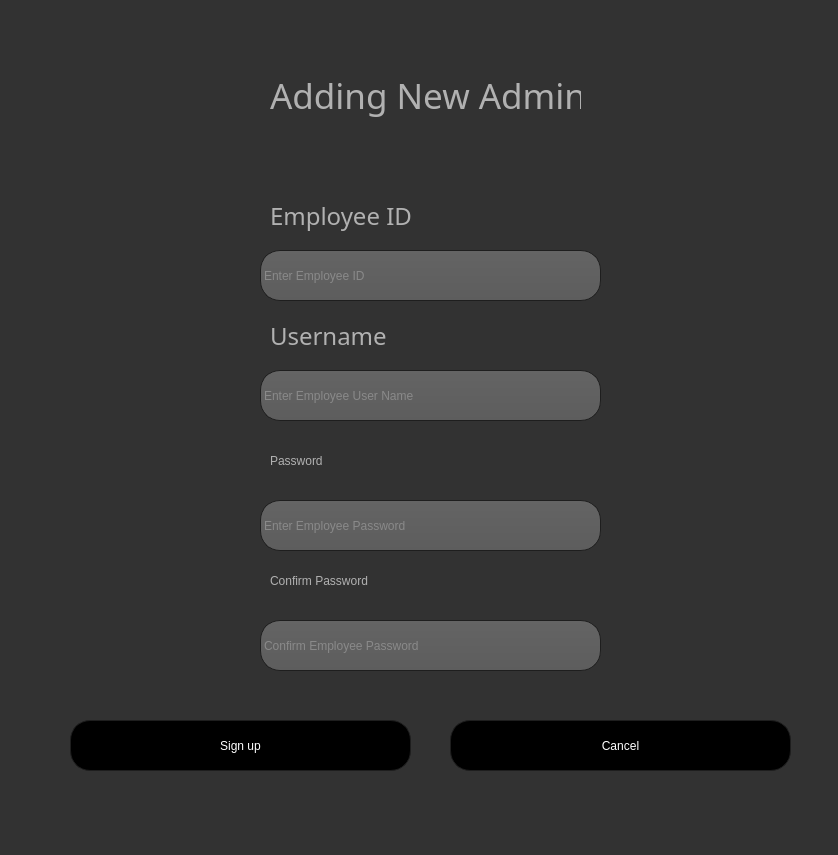
<?xml version="1.0" encoding="UTF-8"?>
<ui version="4.0">
 <class>Dialog</class>
 <widget class="QDialog" name="Dialog">
  <property name="geometry">
   <rect>
    <x>0</x>
    <y>0</y>
    <width>838</width>
    <height>855</height>
   </rect>
  </property>
  <property name="windowTitle">
   <string>Dialog</string>
  </property>
  <property name="styleSheet">
   <string notr="true"/>
  </property>
  <widget class="QWidget" name="bgwidget" native="true">
   <property name="geometry">
    <rect>
     <x>0</x>
     <y>0</y>
     <width>838</width>
     <height>855</height>
    </rect>
   </property>
   <property name="styleSheet">
    <string notr="true">QToolTip
{
     border: 1px solid black;
     background-color: #ffa02f;
     padding: 1px;
     border-radius: 3px;
     opacity: 100;
}

QWidget
{
    color: #b1b1b1;
    background-color: #323232;
	
	font: 75 16pt &quot;Barlow&quot;;
}

QTreeView, QListView
{
    background-color: silver;
    margin-left: 5px;
}

QWidget:item:hover
{
    background-color: QLinearGradient( x1: 0, y1: 0, x2: 0, y2: 1, stop: 0 #ffa02f, stop: 1 #ca0619);
    color: #000000;
}

QWidget:item:selected
{
    background-color: QLinearGradient( x1: 0, y1: 0, x2: 0, y2: 1, stop: 0 #ffa02f, stop: 1 #d7801a);
}

QMenuBar::item
{
    background: transparent;
}

QMenuBar::item:selected
{
    background: transparent;
    border: 1px solid #ffaa00;
}

QMenuBar::item:pressed
{
    background: #444;
    border: 1px solid #000;
    background-color: QLinearGradient(
        x1:0, y1:0,
        x2:0, y2:1,
        stop:1 #212121,
        stop:0.4 #343434/*,
        stop:0.2 #343434,
        stop:0.1 #ffaa00*/
    );
    margin-bottom:-1px;
    padding-bottom:1px;
}

QMenu
{
    border: 1px solid #000;
}

QMenu::item
{
    padding: 2px 20px 2px 20px;
}

QMenu::item:selected
{
    color: #000000;
}

QWidget:disabled
{
    color: #808080;
    background-color: #323232;
}

QAbstractItemView
{
    background-color: QLinearGradient( x1: 0, y1: 0, x2: 0, y2: 1, stop: 0 #4d4d4d, stop: 0.1 #646464, stop: 1 #5d5d5d);
}

QWidget:focus
{
    /*border: 1px solid darkgray;*/
}

QLineEdit
{
    background-color: QLinearGradient( x1: 0, y1: 0, x2: 0, y2: 1, stop: 0 #4d4d4d, stop: 0 #646464, stop: 1 #5d5d5d);
    padding: 1px;
    border-style: solid;
    border: 1px solid #1e1e1e;
    border-radius: 5;
}

QPushButton
{
    color: #b1b1b1;
    background-color: QLinearGradient( x1: 0, y1: 0, x2: 0, y2: 1, stop: 0 #565656, stop: 0.1 #525252, stop: 0.5 #4e4e4e, stop: 0.9 #4a4a4a, stop: 1 #464646);
    border-width: 1px;
    border-color: #1e1e1e;
    border-style: solid;
    border-radius: 6;
    padding: 3px;
    font-size: 12px;
    padding-left: 5px;
    padding-right: 5px;
    min-width: 40px;
}

QPushButton:pressed
{
    background-color: QLinearGradient( x1: 0, y1: 0, x2: 0, y2: 1, stop: 0 #2d2d2d, stop: 0.1 #2b2b2b, stop: 0.5 #292929, stop: 0.9 #282828, stop: 1 #252525);
}

QComboBox
{
    selection-background-color: #ffaa00;
    background-color: QLinearGradient( x1: 0, y1: 0, x2: 0, y2: 1, stop: 0 #565656, stop: 0.1 #525252, stop: 0.5 #4e4e4e, stop: 0.9 #4a4a4a, stop: 1 #464646);
    border-style: solid;
    border: 1px solid #1e1e1e;
    border-radius: 5;
}

QComboBox:hover,QPushButton:hover
{
    border: 2px solid QLinearGradient( x1: 0, y1: 0, x2: 0, y2: 1, stop: 0 #ffa02f, stop: 1 #d7801a);
}


QComboBox:on
{
    padding-top: 3px;
    padding-left: 4px;
    background-color: QLinearGradient( x1: 0, y1: 0, x2: 0, y2: 1, stop: 0 #2d2d2d, stop: 0.1 #2b2b2b, stop: 0.5 #292929, stop: 0.9 #282828, stop: 1 #252525);
    selection-background-color: #ffaa00;
}

QComboBox QAbstractItemView
{
    border: 2px solid darkgray;
    selection-background-color: QLinearGradient( x1: 0, y1: 0, x2: 0, y2: 1, stop: 0 #ffa02f, stop: 1 #d7801a);
}

QComboBox::drop-down
{
     subcontrol-origin: padding;
     subcontrol-position: top right;
     width: 15px;

     border-left-width: 0px;
     border-left-color: darkgray;
     border-left-style: solid; /* just a single line */
     border-top-right-radius: 3px; /* same radius as the QComboBox */
     border-bottom-right-radius: 3px;
 }

QComboBox::down-arrow
{
     image: url(:/dark_orange/img/down_arrow.png);
}

QGroupBox
{
    border: 1px solid darkgray;
    margin-top: 10px;
}

QGroupBox:focus
{
    border: 1px solid darkgray;
}

QTextEdit:focus
{
    border: 1px solid darkgray;
}

QScrollBar:horizontal {
     border: 1px solid #222222;
     background: QLinearGradient( x1: 0, y1: 0, x2: 0, y2: 1, stop: 0.0 #121212, stop: 0.2 #282828, stop: 1 #484848);
     height: 7px;
     margin: 0px 16px 0 16px;
}

QScrollBar::handle:horizontal
{
      background: QLinearGradient( x1: 0, y1: 0, x2: 1, y2: 0, stop: 0 #ffa02f, stop: 0.5 #d7801a, stop: 1 #ffa02f);
      min-height: 20px;
      border-radius: 2px;
}

QScrollBar::add-line:horizontal {
      border: 1px solid #1b1b19;
      border-radius: 2px;
      background: QLinearGradient( x1: 0, y1: 0, x2: 1, y2: 0, stop: 0 #ffa02f, stop: 1 #d7801a);
      width: 14px;
      subcontrol-position: right;
      subcontrol-origin: margin;
}

QScrollBar::sub-line:horizontal {
      border: 1px solid #1b1b19;
      border-radius: 2px;
      background: QLinearGradient( x1: 0, y1: 0, x2: 1, y2: 0, stop: 0 #ffa02f, stop: 1 #d7801a);
      width: 14px;
     subcontrol-position: left;
     subcontrol-origin: margin;
}

QScrollBar::right-arrow:horizontal, QScrollBar::left-arrow:horizontal
{
      border: 1px solid black;
      width: 1px;
      height: 1px;
      background: white;
}

QScrollBar::add-page:horizontal, QScrollBar::sub-page:horizontal
{
      background: none;
}

QScrollBar:vertical
{
      background: QLinearGradient( x1: 0, y1: 0, x2: 1, y2: 0, stop: 0.0 #121212, stop: 0.2 #282828, stop: 1 #484848);
      width: 7px;
      margin: 16px 0 16px 0;
      border: 1px solid #222222;
}

QScrollBar::handle:vertical
{
      background: QLinearGradient( x1: 0, y1: 0, x2: 0, y2: 1, stop: 0 #ffa02f, stop: 0.5 #d7801a, stop: 1 #ffa02f);
      min-height: 20px;
      border-radius: 2px;
}

QScrollBar::add-line:vertical
{
      border: 1px solid #1b1b19;
      border-radius: 2px;
      background: QLinearGradient( x1: 0, y1: 0, x2: 0, y2: 1, stop: 0 #ffa02f, stop: 1 #d7801a);
      height: 14px;
      subcontrol-position: bottom;
      subcontrol-origin: margin;
}

QScrollBar::sub-line:vertical
{
      border: 1px solid #1b1b19;
      border-radius: 2px;
      background: QLinearGradient( x1: 0, y1: 0, x2: 0, y2: 1, stop: 0 #d7801a, stop: 1 #ffa02f);
      height: 14px;
      subcontrol-position: top;
      subcontrol-origin: margin;
}

QScrollBar::up-arrow:vertical, QScrollBar::down-arrow:vertical
{
      border: 1px solid black;
      width: 1px;
      height: 1px;
      background: white;
}


QScrollBar::add-page:vertical, QScrollBar::sub-page:vertical
{
      background: none;
}

QTextEdit
{
    background-color: #242424;
}

QPlainTextEdit
{
    background-color: #242424;
}

QHeaderView::section
{
    background-color: QLinearGradient(x1:0, y1:0, x2:0, y2:1, stop:0 #616161, stop: 0.5 #505050, stop: 0.6 #434343, stop:1 #656565);
    color: white;
    padding-left: 4px;
    border: 1px solid #6c6c6c;
}

QCheckBox:disabled
{
color: #414141;
}

QDockWidget::title
{
    text-align: center;
    spacing: 3px; /* spacing between items in the tool bar */
    background-color: QLinearGradient(x1:0, y1:0, x2:0, y2:1, stop:0 #323232, stop: 0.5 #242424, stop:1 #323232);
}

QDockWidget::close-button, QDockWidget::float-button
{
    text-align: center;
    spacing: 1px; /* spacing between items in the tool bar */
    background-color: QLinearGradient(x1:0, y1:0, x2:0, y2:1, stop:0 #323232, stop: 0.5 #242424, stop:1 #323232);
}

QDockWidget::close-button:hover, QDockWidget::float-button:hover
{
    background: #242424;
}

QDockWidget::close-button:pressed, QDockWidget::float-button:pressed
{
    padding: 1px -1px -1px 1px;
}

QMainWindow::separator
{
    background-color: QLinearGradient(x1:0, y1:0, x2:0, y2:1, stop:0 #161616, stop: 0.5 #151515, stop: 0.6 #212121, stop:1 #343434);
    color: white;
    padding-left: 4px;
    border: 1px solid #4c4c4c;
    spacing: 3px; /* spacing between items in the tool bar */
}

QMainWindow::separator:hover
{

    background-color: QLinearGradient(x1:0, y1:0, x2:0, y2:1, stop:0 #d7801a, stop:0.5 #b56c17 stop:1 #ffa02f);
    color: white;
    padding-left: 4px;
    border: 1px solid #6c6c6c;
    spacing: 3px; /* spacing between items in the tool bar */
}

QToolBar::handle
{
     spacing: 3px; /* spacing between items in the tool bar */
     background: url(:/dark_orange/img/handle.png);
}

QMenu::separator
{
    height: 2px;
    background-color: QLinearGradient(x1:0, y1:0, x2:0, y2:1, stop:0 #161616, stop: 0.5 #151515, stop: 0.6 #212121, stop:1 #343434);
    color: white;
    padding-left: 4px;
    margin-left: 10px;
    margin-right: 5px;
}

QProgressBar
{
    border: 2px solid grey;
    border-radius: 5px;
    text-align: center;
}

QProgressBar::chunk
{
    background-color: #d7801a;
    width: 2.15px;
    margin: 0.5px;
}

QTabBar::tab {
    color: #b1b1b1;
    border: 1px solid #444;
    border-bottom-style: none;
    background-color: #323232;
    padding-left: 10px;
    padding-right: 10px;
    padding-top: 3px;
    padding-bottom: 2px;
    margin-right: -1px;
}

QTabWidget::pane {
    border: 1px solid #444;
    top: 1px;
}

QTabBar::tab:last
{
    margin-right: 0; /* the last selected tab has nothing to overlap with on the right */
    border-top-right-radius: 3px;
}

QTabBar::tab:first:!selected
{
 margin-left: 0px; /* the last selected tab has nothing to overlap with on the right */


    border-top-left-radius: 3px;
}

QTabBar::tab:!selected
{
    color: #b1b1b1;
    border-bottom-style: solid;
    margin-top: 3px;
    background-color: QLinearGradient(x1:0, y1:0, x2:0, y2:1, stop:1 #212121, stop:.4 #343434);
}

QTabBar::tab:selected
{
    border-top-left-radius: 3px;
    border-top-right-radius: 3px;
    margin-bottom: 0px;
}

QTabBar::tab:!selected:hover
{
    /*border-top: 2px solid #ffaa00;
    padding-bottom: 3px;*/
    border-top-left-radius: 3px;
    border-top-right-radius: 3px;
    background-color: QLinearGradient(x1:0, y1:0, x2:0, y2:1, stop:1 #212121, stop:0.4 #343434, stop:0.2 #343434, stop:0.1 #ffaa00);
}

QRadioButton::indicator:checked, QRadioButton::indicator:unchecked{
    color: #b1b1b1;
    background-color: #323232;
    border: 1px solid #b1b1b1;
    border-radius: 6px;
}

QRadioButton::indicator:checked
{
    background-color: qradialgradient(
        cx: 0.5, cy: 0.5,
        fx: 0.5, fy: 0.5,
        radius: 1.0,
        stop: 0.25 #ffaa00,
        stop: 0.3 #323232
    );
}

QCheckBox::indicator{
    color: #b1b1b1;
    background-color: #323232;
    border: 1px solid #b1b1b1;
    width: 9px;
    height: 9px;
}

QRadioButton::indicator
{
    border-radius: 6px;
}

QRadioButton::indicator:hover, QCheckBox::indicator:hover
{
    border: 1px solid #ffaa00;
}

QCheckBox::indicator:checked
{
    image:url(:/dark_orange/img/checkbox.png);
}

QCheckBox::indicator:disabled, QRadioButton::indicator:disabled
{
    border: 1px solid #444;
}


QSlider::groove:horizontal {
    border: 1px solid #3A3939;
    height: 8px;
    background: #201F1F;
    margin: 2px 0;
    border-radius: 2px;
}

QSlider::handle:horizontal {
    background: QLinearGradient( x1: 0, y1: 0, x2: 0, y2: 1,
      stop: 0.0 silver, stop: 0.2 #a8a8a8, stop: 1 #727272);
    border: 1px solid #3A3939;
    width: 14px;
    height: 14px;
    margin: -4px 0;
    border-radius: 2px;
}

QSlider::groove:vertical {
    border: 1px solid #3A3939;
    width: 8px;
    background: #201F1F;
    margin: 0 0px;
    border-radius: 2px;
}

QSlider::handle:vertical {
    background: QLinearGradient( x1: 0, y1: 0, x2: 0, y2: 1, stop: 0.0 silver,
      stop: 0.2 #a8a8a8, stop: 1 #727272);
    border: 1px solid #3A3939;
    width: 14px;
    height: 14px;
    margin: 0 -4px;
    border-radius: 2px;
}

QAbstractSpinBox {
    padding-top: 2px;
    padding-bottom: 2px;
    border: 1px solid darkgray;

    border-radius: 2px;
    min-width: 50px;
}

</string>
   </property>
   <widget class="QLabel" name="label">
    <property name="geometry">
     <rect>
      <x>270</x>
      <y>60</y>
      <width>311</width>
      <height>71</height>
     </rect>
    </property>
    <property name="font">
     <font>
      <family>Barlow</family>
      <pointsize>26</pointsize>
      <weight>9</weight>
      <italic>false</italic>
      <bold>false</bold>
     </font>
    </property>
    <property name="styleSheet">
     <string notr="true">font-size:26pt;</string>
    </property>
    <property name="text">
     <string>Adding New Admin</string>
    </property>
   </widget>
   <widget class="QPushButton" name="signup">
    <property name="geometry">
     <rect>
      <x>70</x>
      <y>720</y>
      <width>341</width>
      <height>51</height>
     </rect>
    </property>
    <property name="styleSheet">
     <string notr="true">border-radius:20px;
color: rgb(255, 255, 255);
background-color: rgb(0, 0, 0);
font: 20pt &quot;barlow&quot;;</string>
    </property>
    <property name="text">
     <string>Sign up</string>
    </property>
   </widget>
   <widget class="QLineEdit" name="user_line">
    <property name="geometry">
     <rect>
      <x>260</x>
      <y>370</y>
      <width>341</width>
      <height>51</height>
     </rect>
    </property>
    <property name="styleSheet">
     <string notr="true">
font: 16pt &quot;barlow&quot;;
border-radius:20px;</string>
    </property>
    <property name="placeholderText">
     <string>Enter Employee User Name</string>
    </property>
    <property name="clearButtonEnabled">
     <bool>true</bool>
    </property>
   </widget>
   <widget class="QLineEdit" name="pass_line">
    <property name="geometry">
     <rect>
      <x>260</x>
      <y>500</y>
      <width>341</width>
      <height>51</height>
     </rect>
    </property>
    <property name="styleSheet">
     <string notr="true">
font: 16pt &quot;barlow&quot;;
border-radius:20px;</string>
    </property>
    <property name="placeholderText">
     <string>Enter Employee Password</string>
    </property>
    <property name="clearButtonEnabled">
     <bool>true</bool>
    </property>
   </widget>
   <widget class="QLabel" name="label_3">
    <property name="geometry">
     <rect>
      <x>270</x>
      <y>320</y>
      <width>171</width>
      <height>31</height>
     </rect>
    </property>
    <property name="font">
     <font>
      <family>barlow</family>
      <pointsize>18</pointsize>
      <weight>50</weight>
      <italic>false</italic>
      <bold>false</bold>
     </font>
    </property>
    <property name="styleSheet">
     <string notr="true">
font: 18pt &quot;barlow&quot;;
border-radius:20px;</string>
    </property>
    <property name="text">
     <string>Username</string>
    </property>
   </widget>
   <widget class="QLabel" name="label_4">
    <property name="geometry">
     <rect>
      <x>270</x>
      <y>450</y>
      <width>121</width>
      <height>21</height>
     </rect>
    </property>
    <property name="styleSheet">
     <string notr="true">
font: 18pt &quot;barlow&quot;;
border-radius:20px;</string>
    </property>
    <property name="text">
     <string>Password</string>
    </property>
   </widget>
   <widget class="QLabel" name="error">
    <property name="geometry">
     <rect>
      <x>360</x>
      <y>690</y>
      <width>341</width>
      <height>20</height>
     </rect>
    </property>
    <property name="styleSheet">
     <string notr="true">font: 12pt &quot;MS Shell Dlg 2&quot;; color:red;</string>
    </property>
    <property name="text">
     <string/>
    </property>
   </widget>
   <widget class="QLabel" name="label_5">
    <property name="geometry">
     <rect>
      <x>270</x>
      <y>570</y>
      <width>201</width>
      <height>21</height>
     </rect>
    </property>
    <property name="styleSheet">
     <string notr="true">
font: 18pt &quot;barlow&quot;;
border-radius:20px;</string>
    </property>
    <property name="text">
     <string>Confirm Password</string>
    </property>
   </widget>
   <widget class="QLineEdit" name="confirmpass_line">
    <property name="geometry">
     <rect>
      <x>260</x>
      <y>620</y>
      <width>341</width>
      <height>51</height>
     </rect>
    </property>
    <property name="styleSheet">
     <string notr="true">
font: 16pt &quot;barlow&quot;;
border-radius:20px;</string>
    </property>
    <property name="placeholderText">
     <string>Confirm Employee Password</string>
    </property>
    <property name="clearButtonEnabled">
     <bool>true</bool>
    </property>
   </widget>
   <widget class="QLabel" name="label_7">
    <property name="geometry">
     <rect>
      <x>270</x>
      <y>200</y>
      <width>171</width>
      <height>31</height>
     </rect>
    </property>
    <property name="font">
     <font>
      <family>barlow</family>
      <pointsize>18</pointsize>
      <weight>50</weight>
      <italic>false</italic>
      <bold>false</bold>
     </font>
    </property>
    <property name="styleSheet">
     <string notr="true">
font: 18pt &quot;barlow&quot;;
border-radius:20px;</string>
    </property>
    <property name="text">
     <string>Employee ID</string>
    </property>
   </widget>
   <widget class="QLineEdit" name="empid">
    <property name="geometry">
     <rect>
      <x>260</x>
      <y>250</y>
      <width>341</width>
      <height>51</height>
     </rect>
    </property>
    <property name="styleSheet">
     <string notr="true">
font: 16pt &quot;barlow&quot;;
border-radius:20px;</string>
    </property>
    <property name="placeholderText">
     <string>Enter Employee ID</string>
    </property>
    <property name="clearButtonEnabled">
     <bool>true</bool>
    </property>
   </widget>
   <widget class="QPushButton" name="CancelButton">
    <property name="geometry">
     <rect>
      <x>450</x>
      <y>720</y>
      <width>341</width>
      <height>51</height>
     </rect>
    </property>
    <property name="styleSheet">
     <string notr="true">border-radius:20px;
color: rgb(255, 255, 255);
background-color: rgb(0, 0, 0);
font: 20pt &quot;barlow&quot;;</string>
    </property>
    <property name="text">
     <string>Cancel</string>
    </property>
   </widget>
  </widget>
 </widget>
 <resources/>
 <connections/>
</ui>
